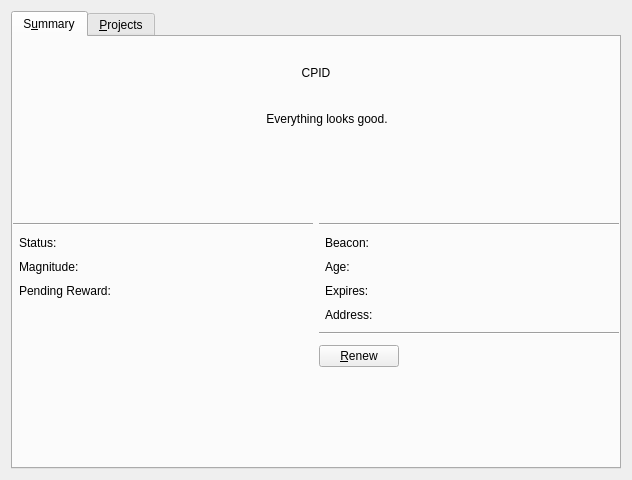
<?xml version="1.0" encoding="UTF-8"?>
<ui version="4.0">
 <class>ResearcherWizardSummaryPage</class>
 <widget class="QWizardPage" name="ResearcherWizardSummaryPage">
  <property name="geometry">
   <rect>
    <x>0</x>
    <y>0</y>
    <width>630</width>
    <height>480</height>
   </rect>
  </property>
  <property name="sizePolicy">
   <sizepolicy hsizetype="Expanding" vsizetype="Expanding">
    <horstretch>0</horstretch>
    <verstretch>0</verstretch>
   </sizepolicy>
  </property>
  <property name="windowTitle">
   <string>Researcher Summary</string>
  </property>
  <property name="title">
   <string/>
  </property>
  <property name="subTitle">
   <string/>
  </property>
  <layout class="QVBoxLayout" name="summaryPageVerticalLayout">
   <item>
    <widget class="QTabWidget" name="tabWidget">
     <property name="styleSheet">
      <string notr="true"/>
     </property>
     <property name="currentIndex">
      <number>0</number>
     </property>
     <widget class="QWidget" name="summaryTab">
      <property name="sizePolicy">
       <sizepolicy hsizetype="Expanding" vsizetype="Expanding">
        <horstretch>0</horstretch>
        <verstretch>0</verstretch>
       </sizepolicy>
      </property>
      <attribute name="title">
       <string>S&amp;ummary</string>
      </attribute>
      <layout class="QVBoxLayout" name="summaryTabVerticalLayout">
       <property name="leftMargin">
        <number>0</number>
       </property>
       <property name="rightMargin">
        <number>0</number>
       </property>
       <property name="bottomMargin">
        <number>0</number>
       </property>
       <item>
        <spacer name="headerTopSpacer">
         <property name="orientation">
          <enum>Qt::Vertical</enum>
         </property>
         <property name="sizeType">
          <enum>QSizePolicy::Fixed</enum>
         </property>
         <property name="sizeHint" stdset="0">
          <size>
           <width>20</width>
           <height>20</height>
          </size>
         </property>
        </spacer>
       </item>
       <item>
        <widget class="QLabel" name="cpidLabelLabel">
         <property name="sizePolicy">
          <sizepolicy hsizetype="Preferred" vsizetype="Fixed">
           <horstretch>0</horstretch>
           <verstretch>0</verstretch>
          </sizepolicy>
         </property>
         <property name="text">
          <string notr="true">CPID</string>
         </property>
         <property name="alignment">
          <set>Qt::AlignHCenter|Qt::AlignTop</set>
         </property>
        </widget>
       </item>
       <item>
        <widget class="QLabel" name="cpidLabel">
         <property name="sizePolicy">
          <sizepolicy hsizetype="Preferred" vsizetype="Fixed">
           <horstretch>0</horstretch>
           <verstretch>0</verstretch>
          </sizepolicy>
         </property>
         <property name="font">
          <font>
           <pointsize>11</pointsize>
          </font>
         </property>
         <property name="cursor">
          <cursorShape>IBeamCursor</cursorShape>
         </property>
         <property name="text">
          <string notr="true"/>
         </property>
         <property name="alignment">
          <set>Qt::AlignHCenter|Qt::AlignTop</set>
         </property>
         <property name="textInteractionFlags">
          <set>Qt::LinksAccessibleByMouse|Qt::TextSelectableByMouse</set>
         </property>
        </widget>
       </item>
       <item>
        <layout class="QHBoxLayout" name="overallStatusLayout">
         <item>
          <spacer name="overallStatusLeftSpacer">
           <property name="orientation">
            <enum>Qt::Horizontal</enum>
           </property>
           <property name="sizeHint" stdset="0">
            <size>
             <width>40</width>
             <height>20</height>
            </size>
           </property>
          </spacer>
         </item>
         <item alignment="Qt::AlignHCenter|Qt::AlignVCenter">
          <widget class="QLabel" name="overallStatusIconLabel">
           <property name="sizePolicy">
            <sizepolicy hsizetype="Fixed" vsizetype="Fixed">
             <horstretch>0</horstretch>
             <verstretch>0</verstretch>
            </sizepolicy>
           </property>
           <property name="minimumSize">
            <size>
             <width>16</width>
             <height>16</height>
            </size>
           </property>
           <property name="maximumSize">
            <size>
             <width>16</width>
             <height>16</height>
            </size>
           </property>
           <property name="text">
            <string notr="true"/>
           </property>
           <property name="pixmap">
            <pixmap resource="../bitcoin.qrc">:/icons/synced</pixmap>
           </property>
           <property name="scaledContents">
            <bool>true</bool>
           </property>
           <property name="textInteractionFlags">
            <set>Qt::NoTextInteraction</set>
           </property>
          </widget>
         </item>
         <item alignment="Qt::AlignLeft|Qt::AlignVCenter">
          <widget class="QLabel" name="overallStatusLabel">
           <property name="sizePolicy">
            <sizepolicy hsizetype="Preferred" vsizetype="Preferred">
             <horstretch>0</horstretch>
             <verstretch>0</verstretch>
            </sizepolicy>
           </property>
           <property name="text">
            <string>Everything looks good.</string>
           </property>
           <property name="alignment">
            <set>Qt::AlignCenter</set>
           </property>
           <property name="wordWrap">
            <bool>false</bool>
           </property>
          </widget>
         </item>
         <item>
          <spacer name="overallStatusRightSpacer">
           <property name="orientation">
            <enum>Qt::Horizontal</enum>
           </property>
           <property name="sizeHint" stdset="0">
            <size>
             <width>40</width>
             <height>20</height>
            </size>
           </property>
          </spacer>
         </item>
        </layout>
       </item>
       <item>
        <spacer name="headerBottomSpacer">
         <property name="orientation">
          <enum>Qt::Vertical</enum>
         </property>
         <property name="sizeType">
          <enum>QSizePolicy::Fixed</enum>
         </property>
         <property name="sizeHint" stdset="0">
          <size>
           <width>20</width>
           <height>30</height>
          </size>
         </property>
        </spacer>
       </item>
       <item>
        <layout class="QHBoxLayout" name="summaryTabDetailsLayout">
         <item>
          <widget class="QWidget" name="summaryDetailsWrapper" native="true">
           <property name="sizePolicy">
            <sizepolicy hsizetype="Preferred" vsizetype="Preferred">
             <horstretch>1</horstretch>
             <verstretch>0</verstretch>
            </sizepolicy>
           </property>
           <property name="minimumSize">
            <size>
             <width>300</width>
             <height>0</height>
            </size>
           </property>
           <layout class="QVBoxLayout" name="summaryDetailsWrapperLayout">
            <property name="spacing">
             <number>10</number>
            </property>
            <property name="leftMargin">
             <number>0</number>
            </property>
            <property name="topMargin">
             <number>0</number>
            </property>
            <property name="rightMargin">
             <number>0</number>
            </property>
            <property name="bottomMargin">
             <number>0</number>
            </property>
            <item alignment="Qt::AlignHCenter|Qt::AlignTop">
             <widget class="QLabel" name="summaryDetailsIconLabel">
              <property name="sizePolicy">
               <sizepolicy hsizetype="Fixed" vsizetype="Fixed">
                <horstretch>0</horstretch>
                <verstretch>0</verstretch>
               </sizepolicy>
              </property>
              <property name="minimumSize">
               <size>
                <width>48</width>
                <height>48</height>
               </size>
              </property>
              <property name="maximumSize">
               <size>
                <width>24</width>
                <height>24</height>
               </size>
              </property>
              <property name="text">
               <string/>
              </property>
              <property name="pixmap">
               <pixmap resource="../bitcoin.qrc">:/images/ic_solo_active</pixmap>
              </property>
              <property name="scaledContents">
               <bool>true</bool>
              </property>
              <property name="textInteractionFlags">
               <set>Qt::NoTextInteraction</set>
              </property>
             </widget>
            </item>
            <item>
             <widget class="Line" name="summaryDetailsLine">
              <property name="orientation">
               <enum>Qt::Horizontal</enum>
              </property>
             </widget>
            </item>
            <item>
             <layout class="QFormLayout" name="summaryDetailsLayout">
              <property name="leftMargin">
               <number>6</number>
              </property>
              <property name="rightMargin">
               <number>0</number>
              </property>
              <item row="0" column="0">
               <widget class="QLabel" name="statusLabelLabel">
                <property name="text">
                 <string>Status:</string>
                </property>
               </widget>
              </item>
              <item row="0" column="1">
               <widget class="QLabel" name="statusLabel">
                <property name="cursor">
                 <cursorShape>IBeamCursor</cursorShape>
                </property>
                <property name="toolTip">
                 <string/>
                </property>
                <property name="text">
                 <string notr="true"/>
                </property>
                <property name="wordWrap">
                 <bool>true</bool>
                </property>
                <property name="textInteractionFlags">
                 <set>Qt::LinksAccessibleByMouse|Qt::TextSelectableByMouse</set>
                </property>
               </widget>
              </item>
              <item row="1" column="0">
               <widget class="QLabel" name="magnitudeLabelLabel">
                <property name="text">
                 <string>Magnitude:</string>
                </property>
               </widget>
              </item>
              <item row="1" column="1">
               <widget class="QLabel" name="magnitudeLabel">
                <property name="cursor">
                 <cursorShape>IBeamCursor</cursorShape>
                </property>
                <property name="toolTip">
                 <string/>
                </property>
                <property name="text">
                 <string notr="true"/>
                </property>
                <property name="wordWrap">
                 <bool>true</bool>
                </property>
                <property name="textInteractionFlags">
                 <set>Qt::LinksAccessibleByMouse|Qt::TextSelectableByMouse</set>
                </property>
               </widget>
              </item>
              <item row="2" column="0">
               <widget class="QLabel" name="accrualLabelLabel">
                <property name="text">
                 <string>Pending Reward:</string>
                </property>
               </widget>
              </item>
              <item row="2" column="1">
               <widget class="QLabel" name="accrualLabel">
                <property name="cursor">
                 <cursorShape>IBeamCursor</cursorShape>
                </property>
                <property name="toolTip">
                 <string/>
                </property>
                <property name="text">
                 <string notr="true"/>
                </property>
                <property name="wordWrap">
                 <bool>true</bool>
                </property>
                <property name="textInteractionFlags">
                 <set>Qt::LinksAccessibleByMouse|Qt::TextSelectableByMouse</set>
                </property>
               </widget>
              </item>
             </layout>
            </item>
            <item>
             <spacer name="summaryDetailsFooterSpacer">
              <property name="orientation">
               <enum>Qt::Vertical</enum>
              </property>
              <property name="sizeHint" stdset="0">
               <size>
                <width>20</width>
                <height>40</height>
               </size>
              </property>
             </spacer>
            </item>
           </layout>
          </widget>
         </item>
         <item>
          <widget class="QWidget" name="beaconDetailsWrapper" native="true">
           <property name="sizePolicy">
            <sizepolicy hsizetype="Preferred" vsizetype="Preferred">
             <horstretch>1</horstretch>
             <verstretch>0</verstretch>
            </sizepolicy>
           </property>
           <property name="minimumSize">
            <size>
             <width>300</width>
             <height>0</height>
            </size>
           </property>
           <layout class="QVBoxLayout" name="beaconDetailsWrapperLayout">
            <property name="spacing">
             <number>10</number>
            </property>
            <property name="leftMargin">
             <number>0</number>
            </property>
            <property name="topMargin">
             <number>0</number>
            </property>
            <property name="rightMargin">
             <number>0</number>
            </property>
            <property name="bottomMargin">
             <number>0</number>
            </property>
            <item alignment="Qt::AlignHCenter|Qt::AlignTop">
             <widget class="QLabel" name="beaconDetailsIconLabel">
              <property name="sizePolicy">
               <sizepolicy hsizetype="Fixed" vsizetype="Fixed">
                <horstretch>0</horstretch>
                <verstretch>0</verstretch>
               </sizepolicy>
              </property>
              <property name="minimumSize">
               <size>
                <width>48</width>
                <height>48</height>
               </size>
              </property>
              <property name="maximumSize">
               <size>
                <width>48</width>
                <height>48</height>
               </size>
              </property>
              <property name="text">
               <string/>
              </property>
              <property name="pixmap">
               <pixmap resource="../bitcoin.qrc">:/icons/beacon_grey</pixmap>
              </property>
              <property name="scaledContents">
               <bool>true</bool>
              </property>
              <property name="textInteractionFlags">
               <set>Qt::NoTextInteraction</set>
              </property>
             </widget>
            </item>
            <item>
             <widget class="Line" name="beaconDetailsLine">
              <property name="orientation">
               <enum>Qt::Horizontal</enum>
              </property>
             </widget>
            </item>
            <item>
             <layout class="QFormLayout" name="beaconDetailsLayout">
              <property name="leftMargin">
               <number>6</number>
              </property>
              <property name="rightMargin">
               <number>6</number>
              </property>
              <item row="0" column="0">
               <widget class="QLabel" name="beaconStatusLabelLabel">
                <property name="text">
                 <string>Beacon:</string>
                </property>
               </widget>
              </item>
              <item row="0" column="1">
               <widget class="QLabel" name="beaconStatusLabel">
                <property name="cursor">
                 <cursorShape>IBeamCursor</cursorShape>
                </property>
                <property name="toolTip">
                 <string/>
                </property>
                <property name="text">
                 <string notr="true"/>
                </property>
                <property name="wordWrap">
                 <bool>true</bool>
                </property>
                <property name="textInteractionFlags">
                 <set>Qt::LinksAccessibleByMouse|Qt::TextSelectableByMouse</set>
                </property>
               </widget>
              </item>
              <item row="1" column="0">
               <widget class="QLabel" name="beaconAgeLabelLabel">
                <property name="text">
                 <string>Age:</string>
                </property>
               </widget>
              </item>
              <item row="1" column="1">
               <widget class="QLabel" name="beaconAgeLabel">
                <property name="cursor">
                 <cursorShape>IBeamCursor</cursorShape>
                </property>
                <property name="toolTip">
                 <string/>
                </property>
                <property name="text">
                 <string notr="true"/>
                </property>
                <property name="wordWrap">
                 <bool>true</bool>
                </property>
                <property name="textInteractionFlags">
                 <set>Qt::LinksAccessibleByMouse|Qt::TextSelectableByMouse</set>
                </property>
               </widget>
              </item>
              <item row="2" column="0">
               <widget class="QLabel" name="beaconExpiresLabelLabel">
                <property name="text">
                 <string>Expires:</string>
                </property>
               </widget>
              </item>
              <item row="2" column="1">
               <widget class="QLabel" name="beaconExpiresLabel">
                <property name="cursor">
                 <cursorShape>IBeamCursor</cursorShape>
                </property>
                <property name="toolTip">
                 <string/>
                </property>
                <property name="text">
                 <string notr="true"/>
                </property>
                <property name="wordWrap">
                 <bool>true</bool>
                </property>
                <property name="textInteractionFlags">
                 <set>Qt::LinksAccessibleByMouse|Qt::TextSelectableByMouse</set>
                </property>
               </widget>
              </item>
              <item row="3" column="0">
               <widget class="QLabel" name="rainAddressLabelLabel">
                <property name="text">
                 <string>Address:</string>
                </property>
               </widget>
              </item>
              <item row="3" column="1">
               <widget class="QLabel" name="rainAddressLabel">
                <property name="font">
                 <font>
                  <family>Monospace</family>
                  <pointsize>8</pointsize>
                 </font>
                </property>
                <property name="cursor">
                 <cursorShape>IBeamCursor</cursorShape>
                </property>
                <property name="toolTip">
                 <string/>
                </property>
                <property name="text">
                 <string notr="true"/>
                </property>
                <property name="wordWrap">
                 <bool>true</bool>
                </property>
                <property name="textInteractionFlags">
                 <set>Qt::LinksAccessibleByMouse|Qt::TextSelectableByMouse</set>
                </property>
               </widget>
              </item>
             </layout>
            </item>
            <item>
             <widget class="Line" name="beaconButtonsLine">
              <property name="orientation">
               <enum>Qt::Horizontal</enum>
              </property>
             </widget>
            </item>
            <item>
             <widget class="QPushButton" name="renewBeaconButton">
              <property name="sizePolicy">
               <sizepolicy hsizetype="Fixed" vsizetype="Fixed">
                <horstretch>0</horstretch>
                <verstretch>0</verstretch>
               </sizepolicy>
              </property>
              <property name="text">
               <string>&amp;Renew</string>
              </property>
             </widget>
            </item>
            <item>
             <spacer name="beaconDetailsFooterSpacer">
              <property name="orientation">
               <enum>Qt::Vertical</enum>
              </property>
              <property name="sizeHint" stdset="0">
               <size>
                <width>20</width>
                <height>40</height>
               </size>
              </property>
             </spacer>
            </item>
           </layout>
          </widget>
         </item>
        </layout>
       </item>
       <item>
        <spacer name="footerSpacer">
         <property name="orientation">
          <enum>Qt::Vertical</enum>
         </property>
         <property name="sizeHint" stdset="0">
          <size>
           <width>20</width>
           <height>40</height>
          </size>
         </property>
        </spacer>
       </item>
      </layout>
     </widget>
     <widget class="QWidget" name="projectsTab">
      <property name="sizePolicy">
       <sizepolicy hsizetype="Expanding" vsizetype="Expanding">
        <horstretch>0</horstretch>
        <verstretch>0</verstretch>
       </sizepolicy>
      </property>
      <attribute name="title">
       <string>&amp;Projects</string>
      </attribute>
      <layout class="QVBoxLayout" name="projectsTabVerticalLayout">
       <item>
        <layout class="QHBoxLayout" name="headerHorizontalLayout">
         <item>
          <widget class="QWidget" name="infoFormLayoutWidget" native="true">
           <property name="sizePolicy">
            <sizepolicy hsizetype="Expanding" vsizetype="Preferred">
             <horstretch>0</horstretch>
             <verstretch>0</verstretch>
            </sizepolicy>
           </property>
           <layout class="QFormLayout" name="infoFormLayout">
            <property name="leftMargin">
             <number>0</number>
            </property>
            <property name="topMargin">
             <number>0</number>
            </property>
            <property name="rightMargin">
             <number>0</number>
            </property>
            <property name="bottomMargin">
             <number>0</number>
            </property>
            <item row="0" column="0">
             <widget class="QLabel" name="emailLabelLabel">
              <property name="text">
               <string>Email Address:</string>
              </property>
             </widget>
            </item>
            <item row="0" column="1">
             <widget class="QLabel" name="emailLabel">
              <property name="cursor">
               <cursorShape>IBeamCursor</cursorShape>
              </property>
              <property name="toolTip">
               <string/>
              </property>
              <property name="text">
               <string notr="true"/>
              </property>
              <property name="wordWrap">
               <bool>true</bool>
              </property>
              <property name="textInteractionFlags">
               <set>Qt::LinksAccessibleByMouse|Qt::TextSelectableByMouse</set>
              </property>
             </widget>
            </item>
            <item row="1" column="0">
             <widget class="QLabel" name="boincPathLabelLabel">
              <property name="text">
               <string>BOINC Folder:</string>
              </property>
             </widget>
            </item>
            <item row="1" column="1">
             <widget class="QLabel" name="boincPathLabel">
              <property name="cursor">
               <cursorShape>IBeamCursor</cursorShape>
              </property>
              <property name="toolTip">
               <string/>
              </property>
              <property name="text">
               <string notr="true"/>
              </property>
              <property name="wordWrap">
               <bool>true</bool>
              </property>
              <property name="textInteractionFlags">
               <set>Qt::LinksAccessibleByMouse|Qt::TextSelectableByMouse</set>
              </property>
             </widget>
            </item>
            <item row="2" column="0">
             <widget class="QLabel" name="selectedCpidLabelLabel">
              <property name="text">
               <string>Selected CPID:</string>
              </property>
             </widget>
            </item>
            <item row="2" column="1">
             <layout class="QHBoxLayout" name="selectedCpidhorizontalLayout">
              <item>
               <widget class="QLabel" name="selectedCpidLabel">
                <property name="sizePolicy">
                 <sizepolicy hsizetype="Maximum" vsizetype="Preferred">
                  <horstretch>0</horstretch>
                  <verstretch>0</verstretch>
                 </sizepolicy>
                </property>
                <property name="cursor">
                 <cursorShape>IBeamCursor</cursorShape>
                </property>
                <property name="toolTip">
                 <string/>
                </property>
                <property name="text">
                 <string notr="true"/>
                </property>
                <property name="wordWrap">
                 <bool>true</bool>
                </property>
                <property name="textInteractionFlags">
                 <set>Qt::LinksAccessibleByMouse|Qt::TextSelectableByMouse</set>
                </property>
               </widget>
              </item>
              <item alignment="Qt::AlignLeft|Qt::AlignTop">
               <widget class="QLabel" name="selectedCpidIconLabel">
                <property name="sizePolicy">
                 <sizepolicy hsizetype="Fixed" vsizetype="Fixed">
                  <horstretch>0</horstretch>
                  <verstretch>0</verstretch>
                 </sizepolicy>
                </property>
                <property name="minimumSize">
                 <size>
                  <width>16</width>
                  <height>16</height>
                 </size>
                </property>
                <property name="maximumSize">
                 <size>
                  <width>16</width>
                  <height>16</height>
                 </size>
                </property>
                <property name="text">
                 <string notr="true"/>
                </property>
                <property name="pixmap">
                 <pixmap resource="../bitcoin.qrc">:/icons/white_and_red_x</pixmap>
                </property>
                <property name="scaledContents">
                 <bool>true</bool>
                </property>
                <property name="alignment">
                 <set>Qt::AlignLeading|Qt::AlignLeft|Qt::AlignVCenter</set>
                </property>
                <property name="textInteractionFlags">
                 <set>Qt::NoTextInteraction</set>
                </property>
               </widget>
              </item>
             </layout>
            </item>
           </layout>
          </widget>
         </item>
         <item>
          <widget class="QPushButton" name="refreshButton">
           <property name="sizePolicy">
            <sizepolicy hsizetype="Minimum" vsizetype="Fixed">
             <horstretch>0</horstretch>
             <verstretch>0</verstretch>
            </sizepolicy>
           </property>
           <property name="toolTip">
            <string>Re-scan the BOINC projects on your computer.</string>
           </property>
           <property name="text">
            <string>&amp;Refresh</string>
           </property>
           <property name="flat">
            <bool>false</bool>
           </property>
          </widget>
         </item>
        </layout>
       </item>
       <item>
        <widget class="QTableView" name="projectTableView">
         <property name="verticalScrollBarPolicy">
          <enum>Qt::ScrollBarAsNeeded</enum>
         </property>
         <property name="horizontalScrollBarPolicy">
          <enum>Qt::ScrollBarAsNeeded</enum>
         </property>
         <property name="showDropIndicator" stdset="0">
          <bool>false</bool>
         </property>
         <property name="dragEnabled">
          <bool>false</bool>
         </property>
         <property name="dragDropMode">
          <enum>QAbstractItemView::NoDragDrop</enum>
         </property>
         <property name="defaultDropAction">
          <enum>Qt::IgnoreAction</enum>
         </property>
         <property name="alternatingRowColors">
          <bool>true</bool>
         </property>
         <property name="selectionMode">
          <enum>QAbstractItemView::SingleSelection</enum>
         </property>
         <property name="selectionBehavior">
          <enum>QAbstractItemView::SelectRows</enum>
         </property>
         <property name="showGrid">
          <bool>true</bool>
         </property>
         <property name="gridStyle">
          <enum>Qt::SolidLine</enum>
         </property>
         <property name="sortingEnabled">
          <bool>true</bool>
         </property>
         <property name="cornerButtonEnabled">
          <bool>false</bool>
         </property>
         <attribute name="horizontalHeaderHighlightSections">
          <bool>false</bool>
         </attribute>
         <attribute name="horizontalHeaderShowSortIndicator" stdset="0">
          <bool>true</bool>
         </attribute>
         <attribute name="horizontalHeaderStretchLastSection">
          <bool>true</bool>
         </attribute>
         <attribute name="verticalHeaderVisible">
          <bool>false</bool>
         </attribute>
         <attribute name="verticalHeaderShowSortIndicator" stdset="0">
          <bool>true</bool>
         </attribute>
        </widget>
       </item>
      </layout>
     </widget>
    </widget>
   </item>
  </layout>
 </widget>
 <resources>
  <include location="../bitcoin.qrc"/>
 </resources>
 <connections/>
</ui>
